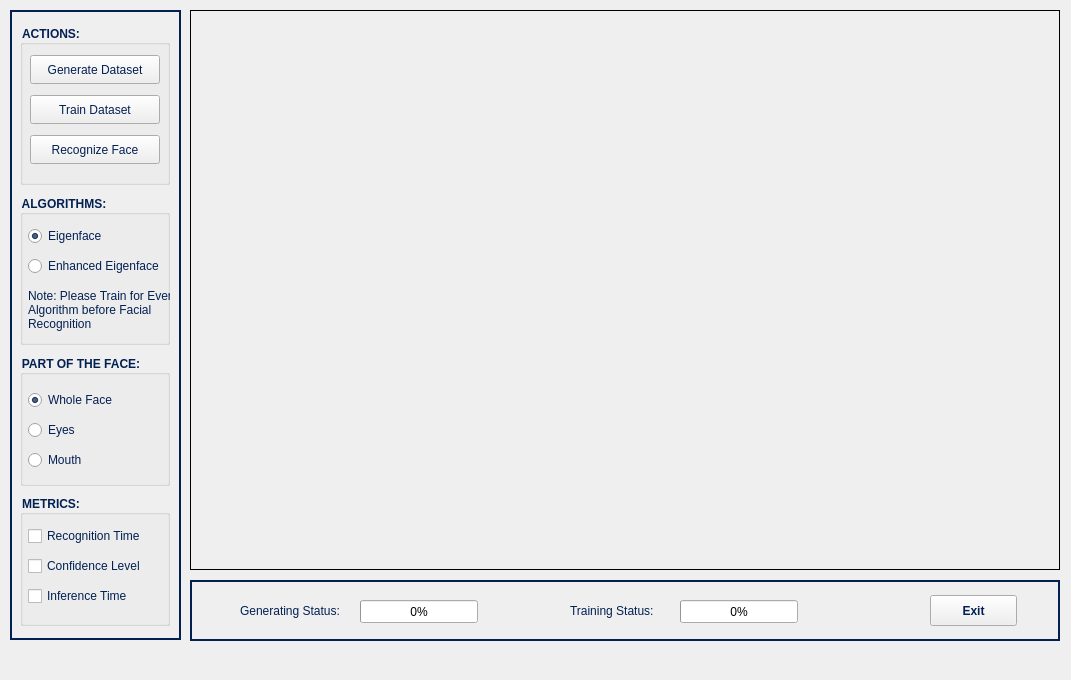
<?xml version="1.0" encoding="UTF-8"?>
<ui version="4.0">
 <class>MainWindow</class>
 <widget class="QMainWindow" name="MainWindow">
  <property name="geometry">
   <rect>
    <x>0</x>
    <y>0</y>
    <width>1071</width>
    <height>680</height>
   </rect>
  </property>
  <property name="minimumSize">
   <size>
    <width>1071</width>
    <height>680</height>
   </size>
  </property>
  <property name="maximumSize">
   <size>
    <width>1071</width>
    <height>680</height>
   </size>
  </property>
  <property name="windowTitle">
   <string>ENHANCEMENT OF EIGENFACE ALGORITHM
</string>
  </property>
  <property name="windowIcon">
   <iconset>
    <normaloff>icon/AppIcon.png</normaloff>icon/AppIcon.png</iconset>
  </property>
  <widget class="QWidget" name="centralwidget">
   <widget class="QFrame" name="frame">
    <property name="geometry">
     <rect>
      <x>190</x>
      <y>10</y>
      <width>870</width>
      <height>560</height>
     </rect>
    </property>
    <property name="frameShape">
     <enum>QFrame::Box</enum>
    </property>
    <widget class="QLabel" name="video_feed">
     <property name="geometry">
      <rect>
       <x>0</x>
       <y>0</y>
       <width>870</width>
       <height>560</height>
      </rect>
     </property>
     <property name="text">
      <string/>
     </property>
    </widget>
   </widget>
   <widget class="QFrame" name="frame_2">
    <property name="geometry">
     <rect>
      <x>10</x>
      <y>10</y>
      <width>171</width>
      <height>630</height>
     </rect>
    </property>
    <property name="frameShape">
     <enum>QFrame::Panel</enum>
    </property>
    <property name="styleSheet">
        <string>
            QFrame {
                border: 2px solid #022052;
            }
        </string>
    </property>
    <widget class="QGroupBox" name="groupBox_4">
        <property name="geometry">
            <rect>
                <x>10</x>
                <y>485</y>
                <width>150</width>
                <height>131</height>
            </rect>
        </property>
        <property name="title">
            <string>METRICS:</string>
        </property>
        <property name="styleSheet">
            <string>
            QGroupBox {
                font-weight: bold;
                color: #022052;
            }
            </string>
        </property>
        <property name="flat">
            <bool>false</bool>
        </property>
        <property name="checkable">
            <bool>false</bool>
        </property>
        <widget class="QCheckBox" name="infe_time_checkbox">
            <property name="geometry">
                <rect>
                    <x>8</x>
                    <y>90</y>
                    <width>150</width>
                    <height>22</height>
                </rect>
            </property>
            <property name="text">
                <string>Inference Time</string>
            </property>
            <property name="styleSheet">
                <string>
                    QCheckBox {
                        color: #022052;
                    }
                </string>
            </property>
        </widget>
        <widget class="QCheckBox" name="predict_confidence_checkbox">
            <property name="geometry">
                <rect>
                    <x>8</x>
                    <y>60</y>
                    <width>150</width>
                    <height>22</height>
                </rect>
            </property>
            <property name="text">
                <string>Confidence Level</string>
            </property>
            <property name="styleSheet">
                <string>
                    QCheckBox {
                        color: #022052;
                    }
                </string>
            </property>
        </widget>
        <widget class="QCheckBox" name="recog_time_checkbox">
            <property name="geometry">
                <rect>
                    <x>8</x>
                    <y>30</y>
                    <width>150</width>
                    <height>22</height>
                </rect>
            </property>
            <property name="text">
                <string>Recognition Time</string>
            </property>
            <property name="styleSheet">
                <string>
                    QCheckBox {
                        color: #022052;
                    }
                </string>
            </property>
        </widget>
    </widget>
    <widget class="QGroupBox" name="groupBox_3">
     <property name="geometry">
      <rect>
       <x>10</x>
       <y>345</y>
       <width>150</width>
       <height>131</height>
      </rect>
     </property>
     <property name="title">
      <string>PART OF THE FACE:</string>
     </property>
      <property name="styleSheet">
        <string>
        QGroupBox {
            font-weight: bold;
            color: #022052;
        }
        </string>
      </property>
     <widget class="QRadioButton" name="smile_rect_radio">
      <property name="geometry">
       <rect>
        <x>8</x>
        <y>90</y>
        <width>130</width>
        <height>30</height>
       </rect>
      </property>
      <property name="text">
       <string>Mouth</string>
      </property>
      <property name="styleSheet">
          <string>
            QRadioButton {
              color: #022052;
            }
          </string>
      </property>
      <attribute name="buttonGroup">
       <string notr="true">rect_radio_group</string>
      </attribute>
     </widget>
     <widget class="QRadioButton" name="eye_rect_radio">
      <property name="geometry">
       <rect>
        <x>8</x>
        <y>60</y>
        <width>130</width>
        <height>30</height>
       </rect>
      </property>
      <property name="text">
       <string>Eyes</string>
      </property>
      <property name="styleSheet">
          <string>
            QRadioButton {
              color: #022052;
            }
          </string>
      </property>
      <attribute name="buttonGroup">
       <string notr="true">rect_radio_group</string>
      </attribute>
     </widget>
     <widget class="QRadioButton" name="face_rect_radio">
      <property name="geometry">
       <rect>
        <x>8</x>
        <y>30</y>
        <width>130</width>
        <height>30</height>
       </rect>
      </property>
      <property name="text">
       <string>Whole Face</string>
      </property>
      <property name="styleSheet">
          <string>
            QRadioButton {
              color: #022052;
            }
          </string>
      </property>
      <property name="checked">
       <bool>true</bool>
      </property>
      <attribute name="buttonGroup">
       <string notr="true">rect_radio_group</string>
      </attribute>
     </widget>
    </widget>
    <widget class="QGroupBox" name="groupBox_2">
      <property name="geometry">
        <rect>
        <x>10</x>
        <y>15</y>
        <width>150</width>
        <height>160</height>
        </rect>
      </property>
      <property name="title">
        <string>ACTIONS:</string>
      </property>
      <property name="styleSheet">
        <string>
        QGroupBox {
            font-weight: bold;
            color: #022052;
        }
        </string>
      </property>
     <widget class="QPushButton" name="generate_dataset_btn">
      <property name="geometry">
       <rect>
        <x>10</x>
        <y>30</y>
        <width>130</width>
        <height>29</height>
       </rect>
      </property>
      <property name="text">
       <string>Generate Dataset</string>
      </property>
      <property name="styleSheet">
        <string>
          QPushButton {
            color: #022052;
          }
        </string>
      </property>
     </widget>
     <widget class="QPushButton" name="train_dataset_btn">
      <property name="geometry">
       <rect>
        <x>10</x>
        <y>70</y>
        <width>130</width>
        <height>29</height>
       </rect>
      </property>
      <property name="text">
       <string>Train Dataset</string>
      </property>
      <property name="styleSheet">
        <string>
          QPushButton {
            color: #022052;
          }
        </string>
      </property>
     </widget>
     <widget class="QPushButton" name="recognize_face_btn">
      <property name="geometry">
       <rect>
        <x>10</x>
        <y>110</y>
        <width>130</width>
        <height>29</height>
       </rect>
      </property>
      <property name="text">
       <string>Recognize Face</string>
      </property>
      <property name="styleSheet">
        <string>
          QPushButton {
            color: #022052;
          }
        </string>
      </property>
     </widget>
    </widget>
    <widget class="QGroupBox" name="groupBox_1">
      <property name="geometry">
        <rect>
          <x>10</x>
          <y>185</y>
          <width>150</width>
          <height>150</height>
        </rect>
      </property>
      <property name="title">
        <string>ALGORITHMS:</string>
      </property>
      <property name="styleSheet">
        <string>
          QGroupBox {
              font-weight: bold;
              color: #022052;
          }
        </string>
      </property>
      <property name="flat">
        <bool>false</bool>
      </property>
      <property name="checkable">
        <bool>false</bool>
      </property>
      <widget class="QRadioButton" name="enhanced_eigen_algo_radio">
        <property name="geometry">
          <rect>
            <x>8</x>
            <y>60</y>
            <width>150</width>
            <height>22</height>
          </rect>
        </property>
        <property name="text">
          <string>Enhanced Eigenface</string>
        </property>
        <attribute name="buttonGroup">
          <string notr="true">algo_radio_group</string>
        </attribute>
        <property name="styleSheet">
          <string>
            QRadioButton {
              color: #022052;
            }
          </string>
        </property>
      </widget>
      <widget class="QRadioButton" name="eigen_algo_radio">
        <property name="geometry">
          <rect>
            <x>8</x>
            <y>30</y>
            <width>150</width>
            <height>22</height>
          </rect>
        </property>
        <property name="text">
          <string>Eigenface</string>
        </property>
        <property name="checked">
          <bool>true</bool>
        </property>
        <attribute name="buttonGroup">
          <string notr="true">algo_radio_group</string>
        </attribute>
        <property name="styleSheet">
          <string>
            QRadioButton {
              color: #022052;
            }
          </string>
        </property>
      </widget>
      <widget class="QLabel" name="note_label">
        <property name="geometry">
          <rect>
            <x>8</x>
            <y>90</y> 
            <width>150</width>
            <height>50</height>
          </rect>
        </property>
        <property name="text">
          <string>Note: Please Train for Every Algorithm before Facial Recognition</string>
        </property>
        <property name="wordWrap">
          <bool>true</bool>
        </property>
        <property name="styleSheet">
          <string>
            QLabel {
              color: #022052;
              border: none;
            }
          </string>
        </property>
      </widget>
    </widget>
   </widget>
   <widget class="QFrame" name="frame">
    <property name="geometry">
     <rect>
      <x>190</x>
      <y>580</y>
      <width>870</width>
      <height>61</height>
     </rect>
    </property>
    <property name="frameShape">
     <enum>QFrame::Panel</enum>
    </property>
    <property name="frameShadow">
     <enum>QFrame::Plain</enum>
    </property>
    <property name="styleSheet">
      <string>
        QFrame {
          border: 2px solid #022052;
        }
        QLabel {
          border: none; 
        }
      </string>
    </property>
    <widget class="QLabel" name="label">
     <property name="geometry">
      <rect>
       <x>380</x>
       <y>20</y>
       <width>130</width>
       <height>21</height>
      </rect>
     </property>
     <property name="text">
      <string>Training Status:</string>
     </property>
      <property name="styleSheet">
          <string>
              QLabel {
                  color: #022052;
              }
          </string>
      </property>
    </widget>
    <widget class="QProgressBar" name="progress_bar_train">
     <property name="geometry">
      <rect>
       <x>490</x>
       <y>20</y>
       <width>118</width>
       <height>23</height>
      </rect>
     </property>
     <property name="maximum">
      <number>100</number>
     </property>
     <property name="value">
      <number>0</number>
     </property>
     <property name="format">
      <string>%p%</string>
     </property>
    </widget>
    <widget class="QProgressBar" name="progress_bar_generate">
     <property name="geometry">
      <rect>
       <x>170</x>
       <y>20</y>
       <width>118</width>
       <height>23</height>
      </rect>
     </property>
     <property name="value">
      <number>0</number>
     </property>
    </widget>
    <widget class="QLabel" name="label_2">
     <property name="geometry">
      <rect>
       <x>50</x>
       <y>20</y>
       <width>130</width>
       <height>21</height>
      </rect>
     </property>
     <property name="text">
      <string>Generating Status:</string>
     </property>
      <property name="styleSheet">
          <string>
              QLabel {
                  color: #022052;
              }
          </string>
      </property>
    </widget>
    <widget class="QPushButton" name="exit_btn">
     <property name="geometry">
      <rect>
       <x>740</x>
       <y>15</y>
       <width>87</width>
       <height>31</height>
      </rect>
     </property>
     <property name="text">
      <string>Exit</string>
     </property>
     <property name="styleSheet">
        <string>
          QPushButton {
            font-weight: bold;
            color: #022052;
          }
        </string>
      </property>
    </widget>
    <widget class="QLabel" name="label_4">
     <property name="geometry">
      <rect>
       <x>870</x>
       <y>10</y>
       <width>54</width>
       <height>41</height>
      </rect>
     </property>
     <property name="inputMethodHints">
      <set>Qt::ImhNone</set>
     </property>
     <property name="text">
      <string/>
     </property>
     <property name="scaledContents">
      <bool>true</bool>
     </property>
    </widget>
   </widget>
  </widget>
  <widget class="QMenuBar" name="menu_bar">
   <property name="geometry">
    <rect>
     <x>0</x>
     <y>0</y>
     <width>1071</width>
     <height>23</height>
    </rect>
   </property>
   <property name="defaultUp">
    <bool>false</bool>
   </property>
   <property name="styleSheet">
      <string>
         QMenuBar {
            background-color: #d5e5ff;
            border-top: 2px solid #ffffff;
            border-bottom: 2px solid #ffffff;
            border-left: none;
            border-right: none;
            color: #022052;
            font-weight: 600;
         }
      </string>
   </property>
  </widget>
 </widget>
 <resources/>
 <connections>
  <connection>
   <sender>exit_btn</sender>
   <signal>clicked(bool)</signal>
   <receiver>MainWindow</receiver>
   <slot>close()</slot>
   <hints>
    <hint type="sourcelabel">
     <x>748</x>
     <y>648</y>
    </hint>
    <hint type="destinationlabel">
     <x>809</x>
     <y>719</y>
    </hint>
   </hints>
  </connection>
 </connections>
 <buttongroups>
  <buttongroup name="algo_radio_group"/>
  <buttongroup name="rect_radio_group"/>
 </buttongroups>
</ui>
